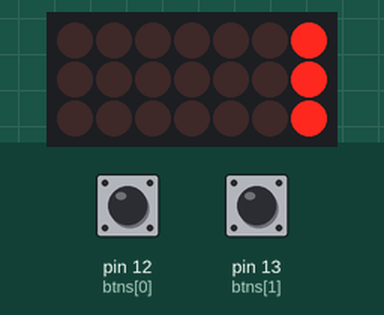
This program was run on a simulated Arduino Uno, built with avr-gcc and run on an emulated ATmega328P. On the bench: 7×3 LED matrix. Wiring (inferred from the names in the program): LED matrix (orientation assumed): rows pin 2, pin 3, pin 4; columns pin 5, pin 6, pin 7, pin 8, pin 9, pin 10, pin 11. The inputs (shaded band) are chosen by the test bench; at power-on: pin 12 (btns[0]) LOW, pin 13 (btns[1]) LOW.

Above: at 1.2 s.
1.3 s: pin 12 (btns[0]) pulled HIGH for 0.15 s
At 3.4 s:
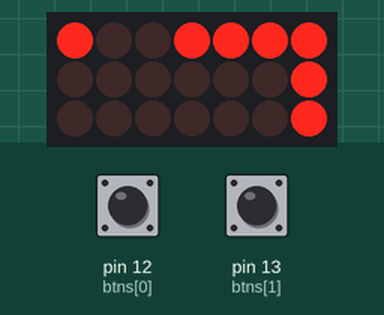
At 4.2 s:
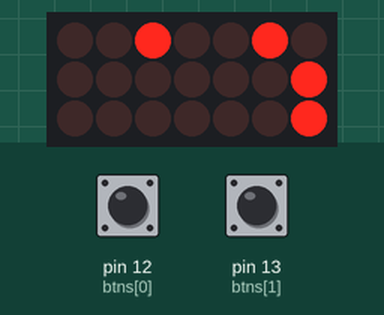
4.4 s: pin 12 (btns[0]) pulled HIGH for 1 s
7.4 s: pin 12 (btns[0]) pulled HIGH for 3.2 s
At 9.1 s:
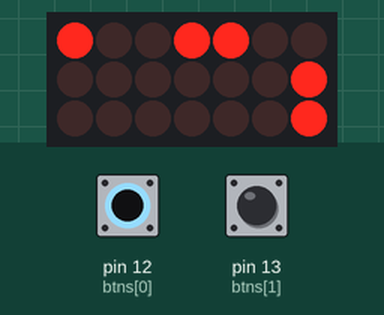
Timing chart, 0 to 10.6 s (numbered marks = the images above; inputs shaded):
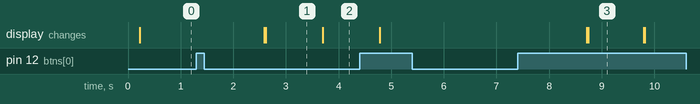

The program:

main.cpp
```cpp
/* Este código é um cronômetro com botões de start/pausa e reset,
   utilizando displays de 7 segmentos e um buzzer */

#include <Arduino.h>

#define numDisplay 3          // Número de displays
#define numSegmentos 7        // Número de segmentos por display
#define numRepresentados 10   // Números representados (0 a 9)
#define numBtn 2              // Número de botões
#define tempoMultiplexador 30 // O tempo de alternância entre os multiplexadores (30ms)

// Estados da máquina de estado
#define ESTADO_INIT 0    // Estado inicial
#define ESTADO_PARADO 1  // Estado parado
#define ESTADO_RODANDO 2 // Estado rodando
#define ESTADO_BUZZER 3  // Estado buzzer

// Facilitar o Controle dos botões
#define btn_start 0 // start/pausa
#define btn_reset 1 // reset

#define BUZZER_PIN -1 // Pino do Buzzer de alerta (não utilizado)

uint8_t estadoAtual;                                        // Estado atual da máquina de estado
uint8_t estadoDisplays[numDisplay] = {0, 0, 0};             // Número atual em cada display
const uint8_t multiplexador[numDisplay] = {2, 3, 4};        // Pinos conectados aos displays
const uint8_t leds[numSegmentos] = {5, 6, 7, 8, 9, 10, 11}; // Pinos conectados aos segmentos
const uint8_t matrizSegmentos[numRepresentados][numSegmentos] = {
    {HIGH, HIGH, HIGH, HIGH, HIGH, HIGH, LOW},  // 0
    {LOW, HIGH, HIGH, LOW, LOW, LOW, LOW},      // 1
    {HIGH, HIGH, LOW, HIGH, HIGH, LOW, HIGH},   // 2
    {HIGH, HIGH, HIGH, HIGH, LOW, LOW, HIGH},   // 3
    {LOW, HIGH, HIGH, LOW, LOW, HIGH, HIGH},    // 4
    {HIGH, LOW, HIGH, HIGH, LOW, HIGH, HIGH},   // 5
    {HIGH, LOW, HIGH, HIGH, HIGH, HIGH, HIGH},  // 6
    {HIGH, HIGH, HIGH, LOW, LOW, LOW, LOW},     // 7
    {HIGH, HIGH, HIGH, HIGH, HIGH, HIGH, HIGH}, // 8
    {HIGH, HIGH, HIGH, HIGH, LOW, HIGH, HIGH}   // 9
};

unsigned long tempoDebounce = 50;                     // Tempo de Debounce
unsigned long tempoDebounceAnterior[numBtn] = {0, 0}; // Tempo anterior de debounce de cada botão

const uint8_t btns[numBtn] = {12, 13};

uint8_t leituraAnterior[numBtn];        // A leitura anterior do pino de entrada
uint8_t estadoBtn[numBtn] = {LOW, LOW}; // A leitura atual do pino de entrada

// Funções Protótipo
void exibirNumero();               // Função responsável por exibir o número que está no display
void cronometro();                 // Função responsável por realizar a contagem do cronômetro
void emitirAlarme();               // Emite um alarme com Buzzer
bool verificarBtn(uint8_t button); // Prevenção de Debounce

void setup()
{
    // Configuração dos pinos dos displays como saídas
    for (int i = 0; i < numDisplay; i++)
    {
        pinMode(multiplexador[i], OUTPUT);
    }

    // Configuração dos pinos dos segmentos como saídas
    for (int i = 0; i < numSegmentos; i++)
    {
        pinMode(leds[i], OUTPUT);
    }

    // Configuração dos pinos dos botões
    for (int i = 0; i < numBtn; i++)
    {
        pinMode(btns[i], INPUT);
    }

    // Configura todas as leituras anteriores como baixas
    for (int i = 0; i < numBtn; i++)
    {
        leituraAnterior[i] = LOW;
    }

    // pinMode(BUZZER_PIN, OUTPUT); // Pino do Buzzer (não utilizado)

    estadoAtual = ESTADO_INIT;
}

void loop()
{
    // Verifica qual o estado da máquina em cada loop
    switch (estadoAtual)
    {
    case ESTADO_INIT:
        // Zera os valores do display
        for (int i = 0; i < numDisplay; i++)
        {
            estadoDisplays[i] = 0;
        }

        // Muda o estado para parado
        estadoAtual = ESTADO_PARADO;
        break;
    case ESTADO_PARADO:

        // Responsável por exibir o número
        exibirNumero();

        // Verifica se o botão de start foi pressionado
        if (verificarBtn(btn_start) == true)
        {
            // Muda de estado para rodando
            estadoAtual = ESTADO_RODANDO;
        }
        // Caso o botão start não esteja pressionado, verificar se o botão de reset está pressionado
        else if (verificarBtn(btn_reset) == true)
        {
            // Muda de estado para inicial
            estadoAtual = ESTADO_INIT;
        }
        break;
    case ESTADO_RODANDO:
        // Começa a fazer a incrementação nos display
        cronometro();

        // Verifica se o botão de start foi pressionado
        if (verificarBtn(btn_start) == true)
        {
            // Muda o estado para parado
            estadoAtual = ESTADO_PARADO;

            // Previnir alteração rápida de estado
            unsigned long espera = millis();
            while (millis() - espera < 900)
            {
                cronometro();
            }
        }
        break;
    case ESTADO_BUZZER:
        // Emite um alarme
        emitirAlarme();
        exibirNumero();
        break;
    }
}

// Função para exibir o número atual nos displays de 7 segmentos
void exibirNumero()
{
    // Responsável por repetir para todos os displays
    for (int i = 0; i < numDisplay; i++)
    {
        digitalWrite(multiplexador[i], HIGH); // Liga o display correspondente

        // Liga os segmentos do display, exibindo o número desejado (controlado por estadoDisplays)
        for (int j = 0; j < numSegmentos; j++)
        {
            digitalWrite(leds[j], matrizSegmentos[estadoDisplays[i]][j]);
        }

        delay(tempoMultiplexador);           // Espera um curto tempo para mudar de display
        digitalWrite(multiplexador[i], LOW); // Desliga o display
    }
}

// Função para realizar a contagem do cronômetro
void cronometro()
{
    unsigned long tempoInicial = millis(); // Captura o tempo que começou

    // Verifica se o cronômetro chegou ao limite
    if (estadoDisplays[2] > 9)
    {
        estadoDisplays[0] = 9;
        estadoDisplays[1] = 9;
        estadoDisplays[2] = 9;
        estadoAtual = ESTADO_BUZZER; // Mudar o estado para Buzzer
    }
    else if (estadoDisplays[1] > 9) // Verifica se o segundo display atingiu o valor limite (9), atualizando o terceiro
    {
        estadoDisplays[1] = 0;
        estadoDisplays[2] += 1;
    }
    else if (estadoDisplays[0] > 9) // Verifica se o primeiro display atingiu o valor limite (9), atualizando o segundo
    {
        estadoDisplays[0] = 0;
        estadoDisplays[1] += 1;
    }

    // Exibe o número atual até passar um segundo
    while (millis() - tempoInicial < 1000)
    {
        exibirNumero();

        // Verifica se enquanto está rodando, o botão é pressionado
        if (verificarBtn(btn_start) == true)
        {
            if (estadoAtual == ESTADO_RODANDO)
            {
                estadoAtual = ESTADO_PARADO;
            }
        }
    }

    estadoDisplays[0] += 1; // Incrementa um segundo ao cronômetro
}

// Função para verificar se os botões foram pressionados e lidar com o debounce
bool verificarBtn(uint8_t button)
{
    // Ler o estado do botão para uma variável local:
    uint8_t leitura = digitalRead(btns[button]);

    // Verificar se houve uma mudança no estado do botão
    if (leitura != leituraAnterior[button])
    {
        // Redefinir o temporizador de debounce
        tempoDebounceAnterior[button] = millis();
    }

    if (millis() - tempoDebounceAnterior[button] > tempoDebounce)
    {
        // Se passou tempo suficiente desde a última verificação, consideramos como uma mudança válida
        if (leitura != estadoBtn[button])
        {
            estadoBtn[button] = leitura;
            if (leitura == HIGH)
            {
                leituraAnterior[button] = leitura;
                return true; // Retorna true se o novo estado do botão for ALTO
            }
        }
    }

    leituraAnterior[button] = leitura;
    return false;
}

// Função para emitir um alarme usando o buzzer (não utilizado no momento)
void emitirAlarme()
{
    // Emite o som do alarme (pode variar de acordo com o buzzer)
    tone(BUZZER_PIN, 1000); // Emite um som de 1000 Hz
    delay(500);             // Mantém o som por 500 milissegundos
    noTone(BUZZER_PIN);     // Desliga o som
    delay(500);             // Aguarda 500 milissegundos antes de repetir o som
}
```

Measured:
- after the input at 1.3 s, the display: first changes after 1.3 s (image 1 shows a later state)
- after the input at 7.4 s, the display: first changes after 1.3 s (image 3 shows a later state)
- what the display in image 1 shows lasts 1.1 s, from 2.6 s to 3.7 s
